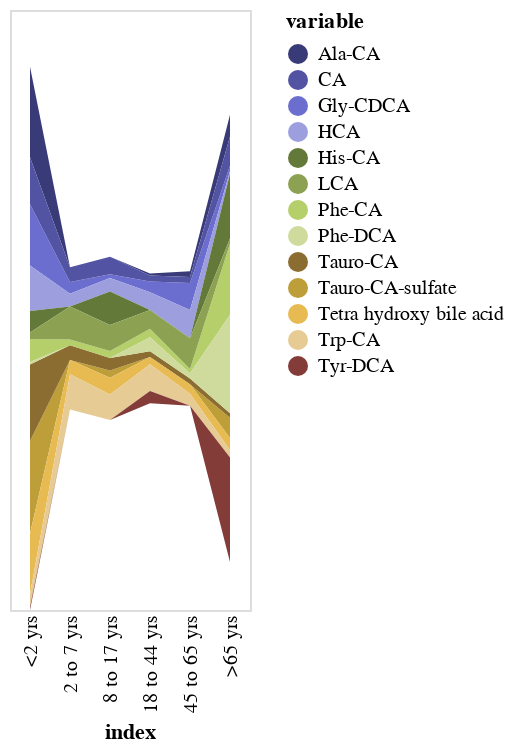

This figure's notebook cell:
### Code cell
import altair as alt
import altair_saver
from vega_datasets import data

alt.Chart(table2).mark_area().encode(
    alt.X('index:N',
        axis=alt.Axis(domain=False, tickSize=0), 
          sort=['<2 yrs', '2 to 7 yrs', '8 to 17 yrs', '18 to 44 yrs', '45 to 65 yrs', '>65 yrs']
    ),
    alt.Y('value:Q', stack='center', axis=None),
    alt.Color('variable:N',
        scale=alt.Scale(scheme='category20b')
    )
).interactive()
#).save('./altair_BAchart.svg', scale_factor=2.0)

### Figure 1 — Vega-Lite specification as saved in the notebook (floating-point values rounded to 4 significant figures)
{"config": {"view": {"continuousWidth": 400, "continuousHeight": 300}}, "data": {"name": "data-d5fda2d07a58d4f5d30f123c9f27e573"}, "mark": "area", "encoding": {"color": {"field": "variable", "scale": {"scheme": "category20b"}, "type": "nominal"}, "x": {"axis": {"domain": false, "tickSize": 0}, "field": "index", "sort": ["<2 yrs", "2 to 7 yrs", "8 to 17 yrs", "18 to 44 yrs", "45 to 65 yrs", ">65 yrs"], "type": "nominal"}, "y": {"axis": null, "field": "value", "stack": "center", "type": "quantitative"}}, "selection": {"selector001": {"type": "interval", "bind": "scales", "encodings": ["x", "y"]}}, "$schema": "https://vega.github.io/schema/vega-lite/v4.17.0.json", "datasets": {"data-d5fda2d07a58d4f5d30f123c9f27e573": [{"index": "<2 yrs", "variable": "Tauro-CA-sulfate", "value": 0.771}, {"index": "2 to 7 yrs", "variable": "Tauro-CA-sulfate", "value": 0.0}, {"index": "8 to 17 yrs", "variable": "Tauro-CA-sulfate", "value": 0.06107}, {"index": "18 to 44 yrs", "variable": "Tauro-CA-sulfate", "value": 0.0}, {"index": "45 to 65 yrs", "variable": "Tauro-CA-sulfate", "value": 0.0}, {"index": ">65 yrs", "variable": "Tauro-CA-sulfate", "value": 0.1679}, {"index": "<2 yrs", "variable": "Ala-CA", "value": 0.7541}, {"index": "2 to 7 yrs", "variable": "Ala-CA", "value": 0.0}, {"index": "8 to 17 yrs", "variable": "Ala-CA", "value": 0.0}, {"index": "18 to 44 yrs", "variable": "Ala-CA", "value": 0.01639}, {"index": "45 to 65 yrs", "variable": "Ala-CA", "value": 0.04918}, {"index": ">65 yrs", "variable": "Ala-CA", "value": 0.1803}, {"index": "<2 yrs", "variable": "Tauro-CA", "value": 0.6373}, {"index": "2 to 7 yrs", "variable": "Tauro-CA", "value": 0.1225}, {"index": "8 to 17 yrs", "variable": "Tauro-CA", "value": 0.1029}, {"index": "18 to 44 yrs", "variable": "Tauro-CA", "value": 0.04902}, {"index": "45 to 65 yrs", "variable": "Tauro-CA", "value": 0.04902}, {"index": ">65 yrs", "variable": "Tauro-CA", "value": 0.03922}, {"index": "<2 yrs", "variable": "Gly-CDCA", "value": 0.5113}, {"index": "2 to 7 yrs", "variable": "Gly-CDCA", "value": 0.09774}, {"index": "8 to 17 yrs", "variable": "Gly-CDCA", "value": 0.03008}, {"index": "18 to 44 yrs", "variable": "Gly-CDCA", "value": 0.09023}, {"index": "45 to 65 yrs", "variable": "Gly-CDCA", "value": 0.2256}, {"index": ">65 yrs", "variable": "Gly-CDCA", "value": 0.04511}, {"index": "<2 yrs", "variable": "Tetra hydroxy bile acid", "value": 0.505}, {"index": "2 to 7 yrs", "variable": "Tetra hydroxy bile acid", "value": 0.1188}, {"index": "8 to 17 yrs", "variable": "Tetra hydroxy bile acid", "value": 0.1386}, {"index": "18 to 44 yrs", "variable": "Tetra hydroxy bile acid", "value": 0.05941}, {"index": "45 to 65 yrs", "variable": "Tetra hydroxy bile acid", "value": 0.07921}, {"index": ">65 yrs", "variable": "Tetra hydroxy bile acid", "value": 0.09901}, {"index": "<2 yrs", "variable": "CA", "value": 0.3902}, {"index": "2 to 7 yrs", "variable": "CA", "value": 0.122}, {"index": "8 to 17 yrs", "variable": "CA", "value": 0.1463}, {"index": "18 to 44 yrs", "variable": "CA", "value": 0.04878}, {"index": "45 to 65 yrs", "variable": "CA", "value": 0.04878}, {"index": ">65 yrs", "variable": "CA", "value": 0.2439}, {"index": "<2 yrs", "variable": "HCA", "value": 0.3788}, {"index": "2 to 7 yrs", "variable": "HCA", "value": 0.1061}, {"index": "8 to 17 yrs", "variable": "HCA", "value": 0.1136}, {"index": "18 to 44 yrs", "variable": "HCA", "value": 0.1477}, {"index": "45 to 65 yrs", "variable": "HCA", "value": 0.2348}, {"index": ">65 yrs", "variable": "HCA", "value": 0.01894}, {"index": "<2 yrs", "variable": "Phe-CA", "value": 0.1905}, {"index": "2 to 7 yrs", "variable": "Phe-CA", "value": 0.04762}, {"index": "8 to 17 yrs", "variable": "Phe-CA", "value": 0.05952}, {"index": "18 to 44 yrs", "variable": "Phe-CA", "value": 0.07143}, {"index": "45 to 65 yrs", "variable": "Phe-CA", "value": 0.03571}, {"index": ">65 yrs", "variable": "Phe-CA", "value": 0.5952}, {"index": "<2 yrs", "variable": "His-CA", "value": 0.1788}, {"index": "2 to 7 yrs", "variable": "His-CA", "value": 0.0}, {"index": "8 to 17 yrs", "variable": "His-CA", "value": 0.2781}, {"index": "18 to 44 yrs", "variable": "His-CA", "value": 0.0}, {"index": "45 to 65 yrs", "variable": "His-CA", "value": 0.0}, {"index": ">65 yrs", "variable": "His-CA", "value": 0.543}, {"index": "<2 yrs", "variable": "Trp-CA", "value": 0.1071}, {"index": "2 to 7 yrs", "variable": "Trp-CA", "value": 0.2946}, {"index": "8 to 17 yrs", "variable": "Trp-CA", "value": 0.2143}, {"index": "18 to 44 yrs", "variable": "Trp-CA", "value": 0.2232}, {"index": "45 to 65 yrs", "variable": "Trp-CA", "value": 0.09821}, {"index": ">65 yrs", "variable": "Trp-CA", "value": 0.0625}, {"index": "<2 yrs", "variable": "LCA", "value": 0.05505}, {"index": "2 to 7 yrs", "variable": "LCA", "value": 0.2752}, {"index": "8 to 17 yrs", "variable": "LCA", "value": 0.2165}, {"index": "18 to 44 yrs", "variable": "LCA", "value": 0.156}, {"index": "45 to 65 yrs", "variable": "LCA", "value": 0.2569}, {"index": ">65 yrs", "variable": "LCA", "value": 0.04037}, {"index": "<2 yrs", "variable": "Tyr-DCA", "value": 0.02564}, {"index": "2 to 7 yrs", "variable": "Tyr-DCA", "value": 0.0}, {"index": "8 to 17 yrs", "variable": "Tyr-DCA", "value": 0.0}, {"index": "18 to 44 yrs", "variable": "Tyr-DCA", "value": 0.1026}, {"index": "45 to 65 yrs", "variable": "Tyr-DCA", "value": 0.0}, {"index": ">65 yrs", "variable": "Tyr-DCA", "value": 0.8718}, {"index": "<2 yrs", "variable": "Phe-DCA", "value": 0.02155}, {"index": "2 to 7 yrs", "variable": "Phe-DCA", "value": 0.0}, {"index": "8 to 17 yrs", "variable": "Phe-DCA", "value": 0.0}, {"index": "18 to 44 yrs", "variable": "Phe-DCA", "value": 0.1164}, {"index": "45 to 65 yrs", "variable": "Phe-DCA", "value": 0.0431}, {"index": ">65 yrs", "variable": "Phe-DCA", "value": 0.819}]}}
